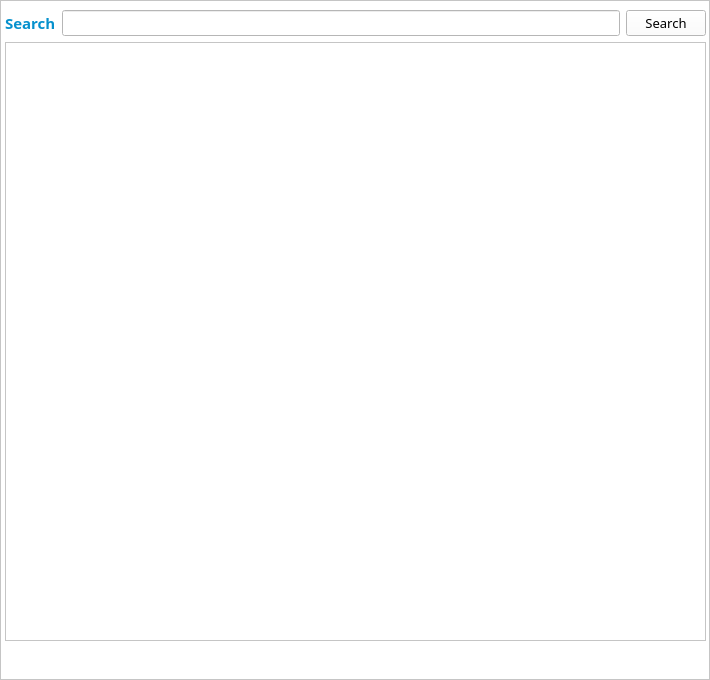
<?xml version="1.0" encoding="UTF-8"?>
<ui version="4.0">
 <class>browser</class>
 <widget class="QWidget" name="browser">
  <property name="geometry">
   <rect>
    <x>0</x>
    <y>0</y>
    <width>710</width>
    <height>680</height>
   </rect>
  </property>
  <property name="minimumSize">
   <size>
    <width>710</width>
    <height>680</height>
   </size>
  </property>
  <property name="windowTitle">
   <string>Form</string>
  </property>
  <property name="styleSheet">
   <string notr="true">background-color: rgb(255, 255, 255);</string>
  </property>
  <layout class="QVBoxLayout" name="verticalLayout">
   <property name="spacing">
    <number>0</number>
   </property>
   <property name="leftMargin">
    <number>0</number>
   </property>
   <property name="topMargin">
    <number>0</number>
   </property>
   <property name="rightMargin">
    <number>0</number>
   </property>
   <property name="bottomMargin">
    <number>0</number>
   </property>
   <item>
    <widget class="QFrame" name="frame">
     <property name="sizePolicy">
      <sizepolicy hsizetype="Preferred" vsizetype="Preferred">
       <horstretch>0</horstretch>
       <verstretch>0</verstretch>
      </sizepolicy>
     </property>
     <property name="minimumSize">
      <size>
       <width>710</width>
       <height>680</height>
      </size>
     </property>
     <property name="autoFillBackground">
      <bool>false</bool>
     </property>
     <property name="styleSheet">
      <string notr="true"/>
     </property>
     <property name="frameShape">
      <enum>QFrame::StyledPanel</enum>
     </property>
     <property name="frameShadow">
      <enum>QFrame::Raised</enum>
     </property>
     <widget class="QWidget" name="">
      <property name="geometry">
       <rect>
        <x>5</x>
        <y>10</y>
        <width>701</width>
        <height>631</height>
       </rect>
      </property>
      <layout class="QVBoxLayout" name="verticalLayout_2">
       <item>
        <layout class="QHBoxLayout" name="horizontalLayout">
         <property name="spacing">
          <number>6</number>
         </property>
         <item>
          <widget class="QLabel" name="label">
           <property name="font">
            <font>
             <family>微软雅黑</family>
             <pointsize>11</pointsize>
             <weight>75</weight>
             <bold>true</bold>
            </font>
           </property>
           <property name="styleSheet">
            <string notr="true">color: rgb(6, 145, 205);
</string>
           </property>
           <property name="text">
            <string>Search</string>
           </property>
          </widget>
         </item>
         <item>
          <widget class="QLineEdit" name="lineEditBlockNumber">
           <property name="font">
            <font>
             <family>微软雅黑</family>
             <pointsize>10</pointsize>
            </font>
           </property>
          </widget>
         </item>
         <item>
          <widget class="QPushButton" name="pushButton_Search">
           <property name="font">
            <font>
             <family>微软雅黑</family>
             <pointsize>10</pointsize>
            </font>
           </property>
           <property name="text">
            <string>Search</string>
           </property>
          </widget>
         </item>
        </layout>
       </item>
       <item>
        <widget class="QTableView" name="tableViewBlock">
         <property name="font">
          <font>
           <family>微软雅黑</family>
           <pointsize>10</pointsize>
          </font>
         </property>
        </widget>
       </item>
      </layout>
     </widget>
    </widget>
   </item>
  </layout>
 </widget>
 <resources/>
 <connections/>
</ui>
